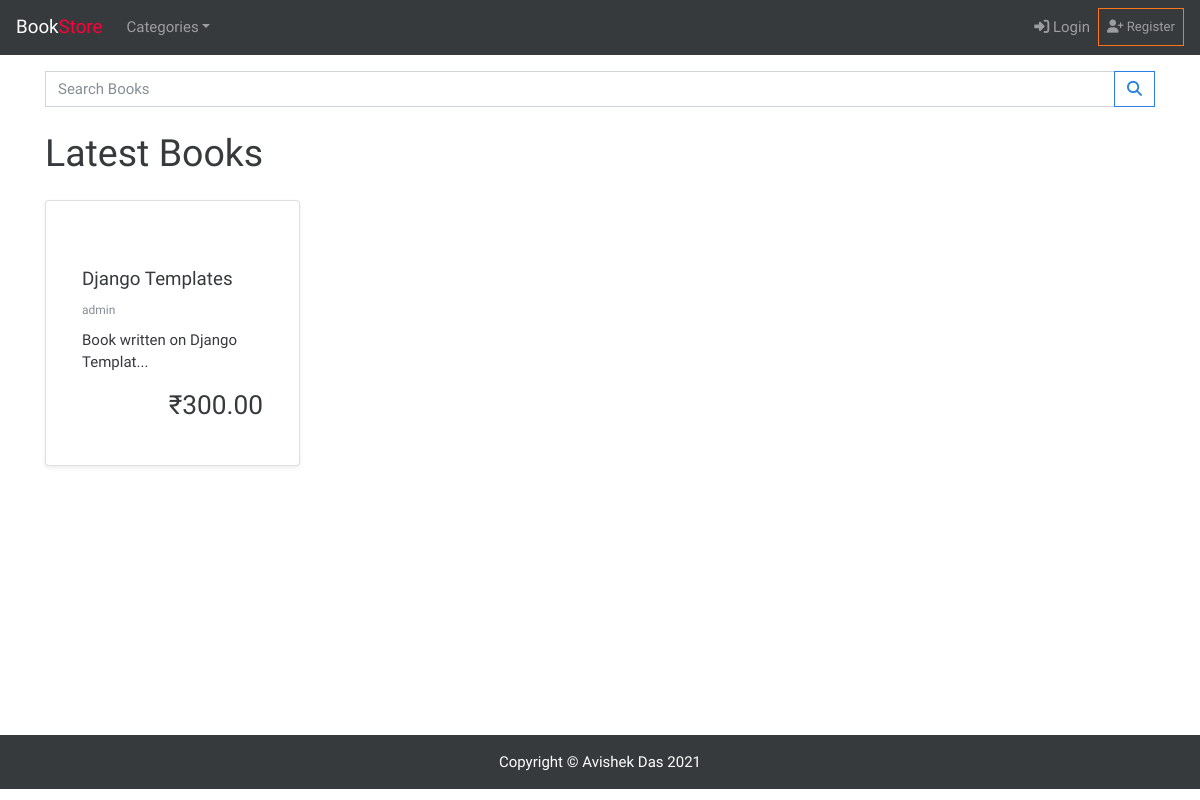
The page / on the database its author committed.
### shop/models.py (models this page shows, shortened)
class Product(models.Model):
	category=models.ForeignKey(Category,related_name='product',on_delete=models.CASCADE,blank=True,null=True)
	created_by = models.ForeignKey(settings.AUTH_USER_MODEL, on_delete=models.CASCADE, related_name='product_creator', blank=True, null=True)
	title=models.CharField(max_length=200,blank=True,null=True)
	author=models.CharField(max_length=200,default='admin',blank=True,null=True)
	slug=models.SlugField(max_length=200,unique=True,blank=True,null=True)
	description = models.TextField(blank=True,null=True)
	image=models.ImageField(upload_to='thumbnails/')
	price=models.DecimalField(max_digits=10,decimal_places=2)
	in_stock=models.BooleanField(default=True)
	is_active=models.BooleanField(default=True)
	created=models.DateTimeField(auto_now_add=True)
	updated = models.DateTimeField(auto_now=True)
	objects = models.Manager()
	products = ProductManager()
	class Meta:
		ordering=['-created']
	def get_absolute_url(self):
		return reverse('shop:product-detail',args=[self.slug])

### shop/views.py (the view)
# urls.py: path('', views.ProductListView.as_view(), name='index'),
class ProductListView(ListView):
	model = Product
	template_name='index.html'
	context_object_name='products'
	paginate_by=8
	def get_queryset(self):
		return Product.products.all()

### basket/context_processors.py (called while the page is built)
def basket(request):
    return{
        'basket':Basket(request)
    }

### shop/context_processors.py (called while the page is built)
def category(request):
	return{
		'category_list': Category.objects.all()
	}

### shop/models.py (called while the page is built)
	def get_queryset(self):
		return super(ProductManager,self).get_queryset().filter(is_active=True)

	def get_absolute_url(self):
		return reverse('shop:category-list', args=[self.slug])

### templates/index.html (shortened to what this page needs)
{% extends './base.html' %} {% block title %} Book Store Home {% endblock %}
{% block content %}
<form action="" method="get" class="form mb-4">
  <div class="input-group mb-3">
    <input type="Search" class="form-control" placeholder="Search Books" />
    <div class="input-group-append">
      <button class="btn btn-outline-primary" type="submit">
        <i class="fas fa-search"></i>
      </button>
    </div>
  </div>
</form>
<h1>Latest Books</h1>
<div class="row">
  {% for product in products %}
  <div class="col-xl-3 col-lg-4 col-md-6 col-sm-12">
    <div class="card shadow-sm my-3 p-3 rounded">
      <a href="{{product.get_absolute_url}}">
      </a>
      <div class="card-body">
        <div class="cad-title">
        {% if product.title|length <= 20 %}
          <h5 class='my-2'><a class="text-decoration-none text-dark" href="{{product.get_absolute_url}}" title='{{product.title}}'>{{product.title}}</a></h5>
        {% else %}
          <h5 class='my-2'><a class="text-decoration-none text-dark" href="{{product.get_absolute_url}}" title='{{product.title}}'>{{product.title|slice:17}}...</a></h5>
        {% endif %}
          <small class='text-muted'>{{product.author}}</small>
        </div>
        <div class="card-text my-2">{{product.description|slice:30}}...</div>
        <div class="card-text">
          <h3 class='mt-3 text-right'>₹{{product.price}}</h3>
        </div>
      </div>
    </div>
  </div>
  {% endfor %}
</div>
{% endblock %}

### rows shown on the page
Product: title "Django Templates", author "admin", description "Book written on Django Templat", price "300.00"
